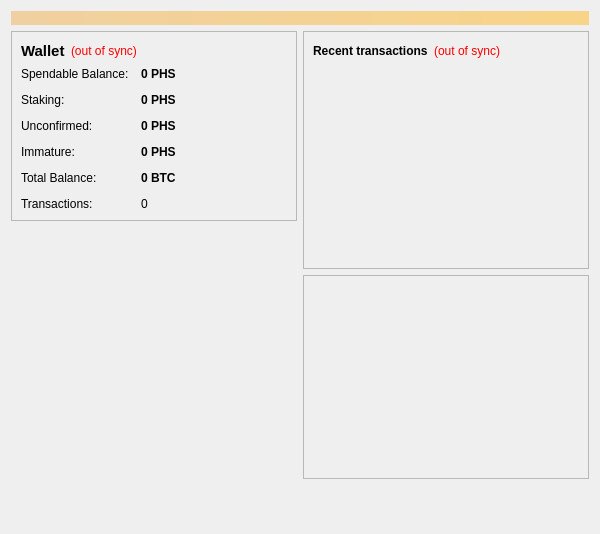
<?xml version="1.0" encoding="UTF-8"?>
<ui version="4.0">
 <class>OverviewPage</class>
 <widget class="QWidget" name="OverviewPage">
  <property name="geometry">
   <rect>
    <x>0</x>
    <y>0</y>
    <width>600</width>
    <height>534</height>
   </rect>
  </property>
  <property name="windowTitle">
   <string>Form</string>
  </property>
  <layout class="QVBoxLayout" name="topLayout">
   <item>
    <widget class="QLabel" name="labelAlerts">
     <property name="visible">
      <bool>false</bool>
     </property>
     <property name="styleSheet">
      <string notr="true">background-color: qlineargradient(x1: 0, y1: 0, x2: 1, y2: 0, stop:0 #F0D0A0, stop:1 #F8D488); color:#000000;</string>
     </property>
     <property name="wordWrap">
      <bool>true</bool>
     </property>
     <property name="margin">
      <number>3</number>
     </property>
    </widget>
   </item>
   <item>
    <layout class="QHBoxLayout" name="horizontalLayout" stretch="1,1">
     <item>
      <layout class="QVBoxLayout" name="verticalLayout_2">
       <item>
        <widget class="QFrame" name="frame">
         <property name="frameShape">
          <enum>QFrame::StyledPanel</enum>
         </property>
         <property name="frameShadow">
          <enum>QFrame::Raised</enum>
         </property>
         <layout class="QVBoxLayout" name="verticalLayout_4">
          <item>
           <layout class="QHBoxLayout" name="horizontalLayout_4">
            <item>
             <widget class="QLabel" name="label_5">
              <property name="font">
               <font>
                <pointsize>11</pointsize>
                <weight>75</weight>
                <bold>true</bold>
               </font>
              </property>
              <property name="text">
               <string>Wallet</string>
              </property>
             </widget>
            </item>
            <item>
             <widget class="QLabel" name="labelWalletStatus">
              <property name="toolTip">
               <string>The displayed information may be out of date. Your wallet automatically synchronizes with the CommunityCoin network after a connection is established, but this process has not completed yet.</string>
              </property>
              <property name="styleSheet">
               <string notr="true">QLabel { color: red; }</string>
              </property>
              <property name="text">
               <string notr="true">(out of sync)</string>
              </property>
              <property name="alignment">
               <set>Qt::AlignLeading|Qt::AlignLeft|Qt::AlignVCenter</set>
              </property>
             </widget>
            </item>
            <item>
             <spacer name="horizontalSpacer_2">
              <property name="orientation">
               <enum>Qt::Horizontal</enum>
              </property>
              <property name="sizeHint" stdset="0">
               <size>
                <width>40</width>
                <height>20</height>
               </size>
              </property>
             </spacer>
            </item>
           </layout>
          </item>
          <item>
           <layout class="QFormLayout" name="formLayout_2">
            <property name="fieldGrowthPolicy">
             <enum>QFormLayout::AllNonFixedFieldsGrow</enum>
            </property>
            <property name="horizontalSpacing">
             <number>12</number>
            </property>
            <property name="verticalSpacing">
             <number>12</number>
            </property>
            <item row="0" column="0">
             <widget class="QLabel" name="label">
              <property name="text">
               <string>Spendable Balance:</string>
              </property>
             </widget>
            </item>
            <item row="0" column="1">
             <widget class="QLabel" name="labelBalance">
              <property name="font">
               <font>
                <weight>75</weight>
                <bold>true</bold>
               </font>
              </property>
              <property name="cursor">
               <cursorShape>IBeamCursor</cursorShape>
              </property>
              <property name="toolTip">
               <string>Your current balance</string>
              </property>
              <property name="text">
               <string notr="true">0 PHS</string>
              </property>
              <property name="textInteractionFlags">
               <set>Qt::LinksAccessibleByMouse|Qt::TextSelectableByKeyboard|Qt::TextSelectableByMouse</set>
              </property>
             </widget>
            </item>
            <item row="1" column="0">
             <widget class="QLabel" name="label_6">
              <property name="text">
               <string>Staking:</string>
              </property>
             </widget>
            </item>
            <item row="1" column="1">
             <widget class="QLabel" name="labelStake">
              <property name="font">
               <font>
                <weight>75</weight>
                <bold>true</bold>
               </font>
              </property>
              <property name="cursor">
               <cursorShape>IBeamCursor</cursorShape>
              </property>
              <property name="toolTip">
               <string>Total of coins that was staked, and do not yet count toward the current balance</string>
              </property>
              <property name="text">
               <string notr="true">0 PHS</string>
              </property>
              <property name="textInteractionFlags">
               <set>Qt::LinksAccessibleByMouse|Qt::TextSelectableByKeyboard|Qt::TextSelectableByMouse</set>
              </property>
             </widget>
            </item>
            <item row="2" column="0">
             <widget class="QLabel" name="label_3">
              <property name="text">
               <string>Unconfirmed:</string>
              </property>
             </widget>
            </item>
            <item row="2" column="1">
             <widget class="QLabel" name="labelUnconfirmed">
              <property name="font">
               <font>
                <weight>75</weight>
                <bold>true</bold>
               </font>
              </property>
              <property name="cursor">
               <cursorShape>IBeamCursor</cursorShape>
              </property>
              <property name="toolTip">
               <string>Total of transactions that have yet to be confirmed, and do not yet count toward the current balance</string>
              </property>
              <property name="text">
               <string notr="true">0 PHS</string>
              </property>
              <property name="textInteractionFlags">
               <set>Qt::LinksAccessibleByMouse|Qt::TextSelectableByKeyboard|Qt::TextSelectableByMouse</set>
              </property>
             </widget>
            </item>
            <item row="3" column="0">
             <widget class="QLabel" name="labelImmatureText">
              <property name="text">
               <string>Immature:</string>
              </property>
             </widget>
            </item>
            <item row="3" column="1">
             <widget class="QLabel" name="labelImmature">
              <property name="font">
               <font>
                <weight>75</weight>
                <bold>true</bold>
               </font>
              </property>
              <property name="toolTip">
               <string>Mined balance that has not yet matured</string>
              </property>
              <property name="text">
               <string notr="true">0 PHS</string>
              </property>
              <property name="textInteractionFlags">
               <set>Qt::LinksAccessibleByMouse|Qt::TextSelectableByKeyboard|Qt::TextSelectableByMouse</set>
              </property>
             </widget>
            </item>
            <item row="5" column="0">
             <widget class="QLabel" name="labelTotalText">
              <property name="text">
               <string>Total Balance:</string>
              </property>
             </widget>
            </item>
            <item row="5" column="1">
             <widget class="QLabel" name="labelTotal">
              <property name="font">
               <font>
                <weight>75</weight>
                <bold>true</bold>
               </font>
              </property>
              <property name="cursor">
               <cursorShape>IBeamCursor</cursorShape>
              </property>
              <property name="toolTip">
               <string>Your current total balance</string>
              </property>
              <property name="text">
               <string notr="true">0 BTC</string>
              </property>
              <property name="textInteractionFlags">
               <set>Qt::LinksAccessibleByMouse|Qt::TextSelectableByKeyboard|Qt::TextSelectableByMouse</set>
              </property>
             </widget>
            </item>
            <item row="6" column="0">
             <widget class="QLabel" name="label_2">
              <property name="text">
               <string>Transactions:</string>
              </property>
             </widget>
            </item>
            <item row="6" column="1">
             <widget class="QLabel" name="labelNumTransactions">
              <property name="toolTip">
               <string>Total number of transactions in wallet</string>
              </property>
              <property name="text">
               <string notr="true">0</string>
              </property>
             </widget>
            </item>
           </layout>
          </item>
         </layout>
        </widget>
       </item>
       <item>
        <widget class="QLabel" name="label_wallet_bgcoin">
         <property name="sizePolicy">
          <sizepolicy hsizetype="Minimum" vsizetype="Minimum">
           <horstretch>0</horstretch>
           <verstretch>0</verstretch>
          </sizepolicy>
         </property>
         <property name="minimumSize">
          <size>
           <width>225</width>
           <height>250</height>
          </size>
         </property>
         <property name="maximumSize">
          <size>
           <width>300</width>
           <height>300</height>
          </size>
         </property>
         <property name="text">
          <string/>
         </property>
         <property name="pixmap">
          <pixmap resource="../bitcoin.qrc">:/icons/splash</pixmap>
         </property>
         <property name="scaledContents">
          <bool>false</bool>
         </property>
         <property name="alignment">
          <set>Qt::AlignCenter</set>
         </property>
         <property name="margin">
          <number>-15</number>
         </property>
         <property name="indent">
          <number>0</number>
         </property>
        </widget>
       </item>
       <item>
        <spacer name="verticalSpacer">
         <property name="orientation">
          <enum>Qt::Vertical</enum>
         </property>
         <property name="sizeHint" stdset="0">
          <size>
           <width>20</width>
           <height>40</height>
          </size>
         </property>
        </spacer>
       </item>
      </layout>
     </item>
     <item>
      <layout class="QVBoxLayout" name="verticalLayout_3">
       <item>
        <widget class="QFrame" name="frame_2">
         <property name="frameShape">
          <enum>QFrame::StyledPanel</enum>
         </property>
         <property name="frameShadow">
          <enum>QFrame::Raised</enum>
         </property>
         <layout class="QVBoxLayout" name="verticalLayout">
          <item>
           <layout class="QHBoxLayout" name="horizontalLayout_2">
            <item>
             <widget class="QLabel" name="label_4">
              <property name="text">
               <string>&lt;b&gt;Recent transactions&lt;/b&gt;</string>
              </property>
             </widget>
            </item>
            <item>
             <widget class="QLabel" name="labelTransactionsStatus">
              <property name="toolTip">
               <string>The displayed information may be out of date. Your wallet automatically synchronizes with the CommunityCoin network after a connection is established, but this process has not completed yet.</string>
              </property>
              <property name="styleSheet">
               <string notr="true">QLabel { color: red; }</string>
              </property>
              <property name="text">
               <string notr="true">(out of sync)</string>
              </property>
              <property name="alignment">
               <set>Qt::AlignRight|Qt::AlignTrailing|Qt::AlignVCenter</set>
              </property>
             </widget>
            </item>
            <item>
             <spacer name="horizontalSpacer">
              <property name="orientation">
               <enum>Qt::Horizontal</enum>
              </property>
              <property name="sizeHint" stdset="0">
               <size>
                <width>40</width>
                <height>20</height>
               </size>
              </property>
             </spacer>
            </item>
           </layout>
          </item>
          <item>
           <widget class="QListView" name="listTransactions">
            <property name="styleSheet">
             <string notr="true">QListView { background: transparent; }</string>
            </property>
            <property name="frameShape">
             <enum>QFrame::NoFrame</enum>
            </property>
            <property name="verticalScrollBarPolicy">
             <enum>Qt::ScrollBarAlwaysOff</enum>
            </property>
            <property name="horizontalScrollBarPolicy">
             <enum>Qt::ScrollBarAlwaysOff</enum>
            </property>
            <property name="selectionMode">
             <enum>QAbstractItemView::NoSelection</enum>
            </property>
           </widget>
          </item>
         </layout>
        </widget>
       </item>
       <item>
        <widget class="QFrame" name="diffplotframe">
         <property name="frameShape">
          <enum>QFrame::StyledPanel</enum>
         </property>
         <property name="frameShadow">
          <enum>QFrame::Raised</enum>
         </property>
         <layout class="QVBoxLayout" name="verticalLayout_5">
          <property name="leftMargin">
           <number>1</number>
          </property>
          <property name="topMargin">
           <number>1</number>
          </property>
          <property name="rightMargin">
           <number>1</number>
          </property>
          <property name="bottomMargin">
           <number>1</number>
          </property>
          <item>
           <layout class="QHBoxLayout" name="horizontalLayout_3">
            <item>
             <widget class="QCustomPlot" name="diffplot" native="true">
              <property name="sizePolicy">
               <sizepolicy hsizetype="Expanding" vsizetype="Expanding">
                <horstretch>0</horstretch>
                <verstretch>0</verstretch>
               </sizepolicy>
              </property>
              <property name="minimumSize">
               <size>
                <width>250</width>
                <height>200</height>
               </size>
              </property>
              <property name="maximumSize">
               <size>
                <width>1000</width>
                <height>1000</height>
               </size>
              </property>
             </widget>
            </item>
           </layout>
          </item>
         </layout>
        </widget>
       </item>
       <item>
        <spacer name="verticalSpacer_2">
         <property name="orientation">
          <enum>Qt::Vertical</enum>
         </property>
         <property name="sizeHint" stdset="0">
          <size>
           <width>20</width>
           <height>40</height>
          </size>
         </property>
        </spacer>
       </item>
      </layout>
     </item>
    </layout>
   </item>
  </layout>
 </widget>
 <customwidgets>
  <customwidget>
   <class>QCustomPlot</class>
   <extends>QWidget</extends>
   <header>qt/qcustomplot.h</header>
   <container>1</container>
  </customwidget>
 </customwidgets>
 <resources>
  <include location="../bitcoin.qrc"/>
 </resources>
 <connections/>
</ui>
